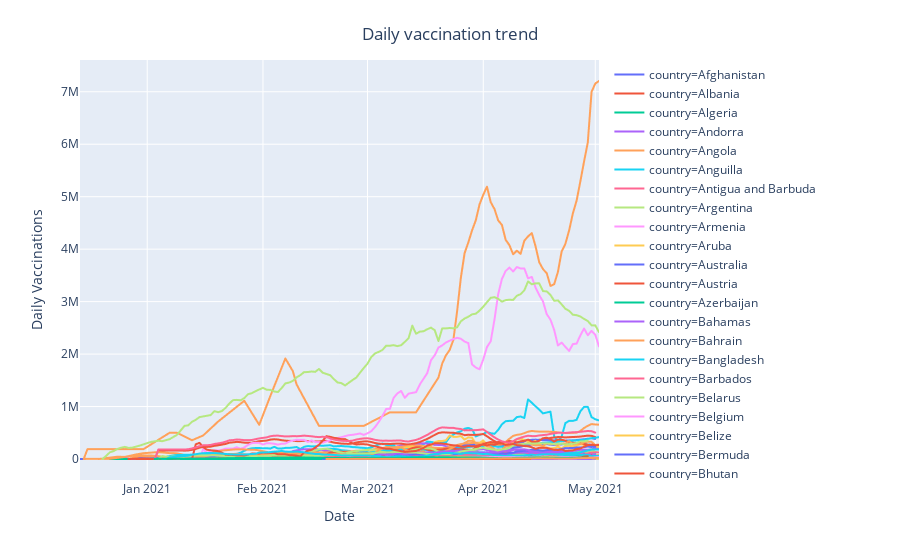

The notebook cell saved with this chart:
### Markdown cell above
#### Q2: Country wise daily vaccination

### Code cell
fig = px.line(vaccine_df, x = 'date', y ='daily_vaccinations', color = 'country')

fig.update_layout(
    title={
            'text' : "Daily vaccination trend",
            'y':0.95,
            'x':0.5
        },
    xaxis_title="Date",
    yaxis_title="Daily Vaccinations"
)

fig.show()
